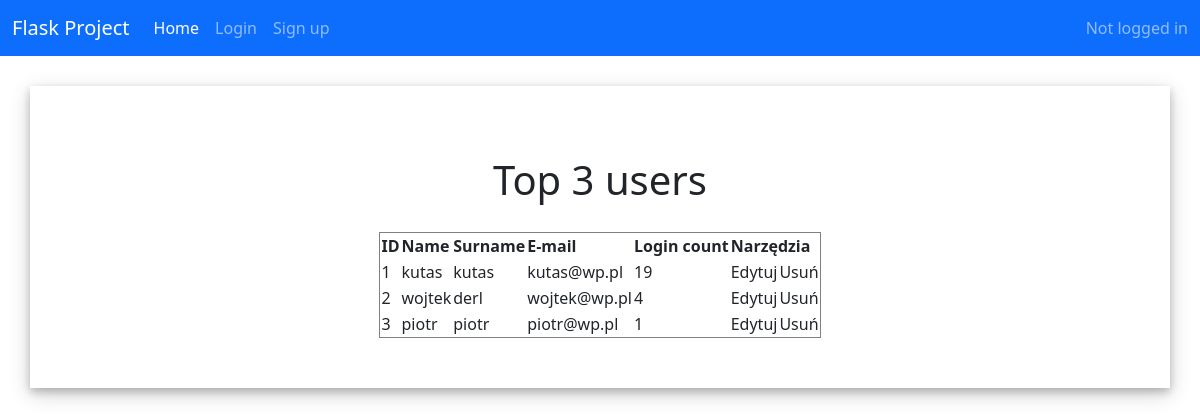
/top_users, run on an earlier commit of the app's database.
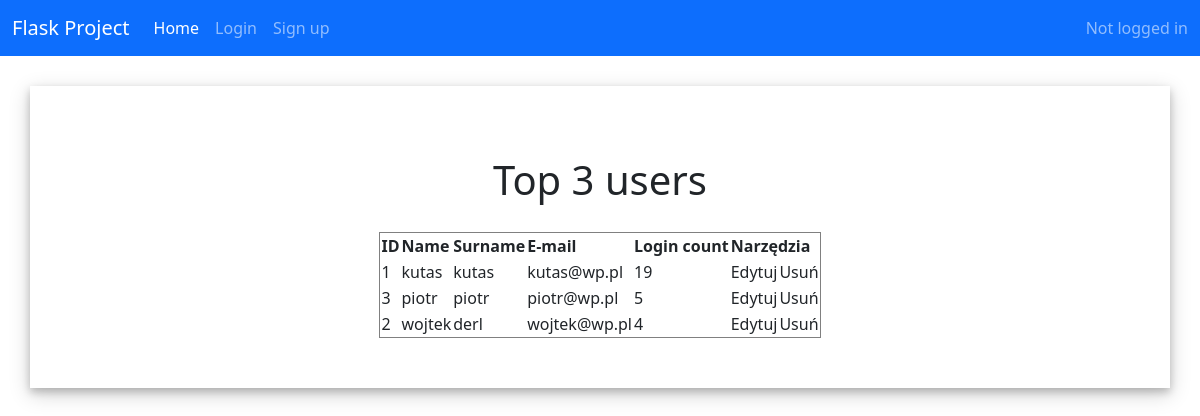
And on a later commit of the database.
### app.py (models this page shows)
class User(db.Model, UserMixin):
    id = db.Column(db.Integer, primary_key = True)
    email = db.Column(db.String(30), nullable=False, unique=True)
    name = db.Column(db.String(20), nullable=False)
    last_name = db.Column(db.String(20), nullable=False)
    password = db.Column(db.String(80), nullable=False)
    login_count = db.Column(db.Integer, nullable=False, default=0)
    isAdmin = db.Column(db.Boolean(), nullable=False, default=False)

### app.py (the view)
@app.route('/top_users', methods=['GET', 'POST'])
def topUsers():
    top_users = db.session.query(User).order_by(User.login_count.desc()).limit(3)
    return render_template('top_users.html', users = top_users)

### templates/top_users.html
{% extends "base.html" %} {% block title %}Admin{% endblock %} {% block content
%}
<h1>Top 3 users</h1>
<table border="1">
  <tr>
    <th>ID</th>
    <th>Name</th>
    <th>Surname</th>
    <th>E-mail</th>
    <th>Login count</th>
    <th colspan="2">Narzędzia</th>
  </tr>
  {% for user in users %}
  <tr>
    <td>{{ user.id }}</td>
    <td>{{ user.name }}</td>
    <td>{{ user.last_name }}</td>
    <td>{{ user.email }}</td>
    <td>{{ user.login_count }}</td>
    <td>Edytuj</td>
    <td>Usuń</td>
  </tr>
  {% endfor %}
</table>
{% endblock %}

What changed in the data, as far as the page shows it:
changed User "piotr": login_count "1" → "5"; moves up the list
